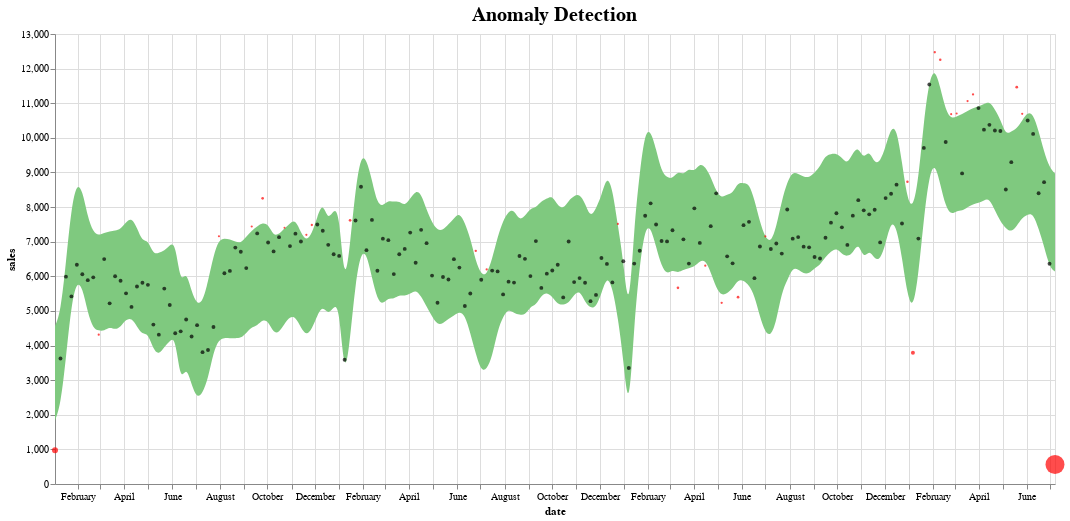

The notebook cell this image was saved under:
### Code cell
def plot_anomalies(forecasted):
    interval = alt.Chart(forecasted).mark_area(interpolate="basis", color = '#7FC97F').encode(
    x=alt.X('ds:T',  title ='date'),
    y='yhat_upper',
    y2='yhat_lower',
    tooltip=['ds', 'fact', 'yhat_lower', 'yhat_upper']
   ).interactive().properties(
   #).properties(
        title='Anomaly Detection'
    )

    fact = alt.Chart(forecasted[forecasted.anomaly==0]).mark_circle(size=15, opacity=0.7, color = 'Black').encode(
        x='ds:T',
        y=alt.Y('fact', title='sales'),    
        tooltip=['ds', 'fact', 'yhat_lower', 'yhat_upper']
    ).interactive()

    anomalies = alt.Chart(forecasted[forecasted.anomaly!=0]).mark_circle(size=30, color = 'Red').encode(
        x='ds:T',
        y=alt.Y('fact', title='sales'),    
        tooltip=['ds', 'fact', 'yhat_lower', 'yhat_upper'],
        size = alt.Size( 'importance', legend=None)
    ).interactive()

    return alt.layer(interval, fact, anomalies)\
              .properties(width=1000, height=450)\
              .configure_title(fontSize=20)
              
plot_anomalies(pred)

### Figure 1 — Vega-Lite specification as saved in the notebook (floating-point values rounded to 4 significant figures; data arrays with more than 128 entries replaced by an {"elided": "..."} marker saying what was removed)
{"config": {"view": {"continuousWidth": 400, "continuousHeight": 300}, "title": {"fontSize": 20}}, "layer": [{"data": {"name": "data-7b87ced8121164a9b3ed5ebf6d6910eb"}, "mark": {"type": "area", "color": "#7FC97F", "interpolate": "basis"}, "encoding": {"tooltip": [{"type": "temporal", "field": "ds"}, {"type": "quantitative", "field": "fact"}, {"type": "quantitative", "field": "yhat_lower"}, {"type": "quantitative", "field": "yhat_upper"}], "x": {"type": "temporal", "field": "ds", "title": "date"}, "y": {"type": "quantitative", "field": "yhat_upper"}, "y2": {"field": "yhat_lower"}}, "title": "Anomaly Detection"}, {"data": {"name": "data-aef5db79f0a7f021bf8f84b696ad7e2e"}, "mark": {"type": "circle", "color": "Black", "opacity": 0.7, "size": 15}, "encoding": {"tooltip": [{"type": "temporal", "field": "ds"}, {"type": "quantitative", "field": "fact"}, {"type": "quantitative", "field": "yhat_lower"}, {"type": "quantitative", "field": "yhat_upper"}], "x": {"type": "temporal", "field": "ds"}, "y": {"type": "quantitative", "field": "fact", "title": "sales"}}}, {"data": {"name": "data-2826ee55a02cbc2b1998be462c63cd60"}, "mark": {"type": "circle", "color": "Red", "size": 30}, "encoding": {"size": {"type": "quantitative", "field": "importance", "legend": null}, "tooltip": [{"type": "temporal", "field": "ds"}, {"type": "quantitative", "field": "fact"}, {"type": "quantitative", "field": "yhat_lower"}, {"type": "quantitative", "field": "yhat_upper"}], "x": {"type": "temporal", "field": "ds"}, "y": {"type": "quantitative", "field": "fact", "title": "sales"}}}], "height": 450, "width": 1000, "$schema": "https://vega.github.io/schema/vega-lite/v4.8.1.json", "datasets": {"data-7b87ced8121164a9b3ed5ebf6d6910eb": {"elided": "184 records"}, "data-aef5db79f0a7f021bf8f84b696ad7e2e": {"elided": "156 records"}, "data-2826ee55a02cbc2b1998be462c63cd60": [{"ds": "2016-01-03T00:00:00", "trend": 5160.0, "yhat": 3229.0, "yhat_lower": 1835.0, "yhat_upper": 4567.0, "fact": 975, "anomaly": -1, "importance": 0.8823}, {"ds": "2016-02-28T00:00:00", "trend": 5307.0, "yhat": 5764.0, "yhat_lower": 4432.0, "yhat_upper": 7178.0, "fact": 4313, "anomaly": -1, "importance": 0.02771}, {"ds": "2016-07-31T00:00:00", "trend": 5712.0, "yhat": 5619.0, "yhat_lower": 4174.0, "yhat_upper": 7056.0, "fact": 7158, "anomaly": 1, "importance": 0.01429}, {"ds": "2016-09-11T00:00:00", "trend": 5818.0, "yhat": 5890.0, "yhat_lower": 4540.0, "yhat_upper": 7322.0, "fact": 7439, "anomaly": 1, "importance": 0.01575}, {"ds": "2016-09-25T00:00:00", "trend": 5847.0, "yhat": 6153.0, "yhat_lower": 4749.0, "yhat_upper": 7551.0, "fact": 8252, "anomaly": 1, "importance": 0.08499}, {"ds": "2016-10-23T00:00:00", "trend": 5904.0, "yhat": 6032.0, "yhat_lower": 4633.0, "yhat_upper": 7383.0, "fact": 7405, "anomaly": 1, "importance": 0.002976}, {"ds": "2016-11-20T00:00:00", "trend": 5961.0, "yhat": 5610.0, "yhat_lower": 4290.0, "yhat_upper": 7024.0, "fact": 7198, "anomaly": 1, "importance": 0.02417}, {"ds": "2016-11-27T00:00:00", "trend": 5975.0, "yhat": 5780.0, "yhat_lower": 4472.0, "yhat_upper": 7220.0, "fact": 7482, "anomaly": 1, "importance": 0.03506}, {"ds": "2017-01-15T00:00:00", "trend": 6073.0, "yhat": 5584.0, "yhat_lower": 4184.0, "yhat_upper": 6929.0, "fact": 7618, "anomaly": 1, "importance": 0.09049}, {"ds": "2017-06-25T00:00:00", "trend": 6397.0, "yhat": 5096.0, "yhat_lower": 3765.0, "yhat_upper": 6429.0, "fact": 6736, "anomaly": 1, "importance": 0.04559}, {"ds": "2017-07-09T00:00:00", "trend": 6425.0, "yhat": 4640.0, "yhat_lower": 3304.0, "yhat_upper": 6034.0, "fact": 6199, "anomaly": 1, "importance": 0.02661}, {"ds": "2017-12-24T00:00:00", "trend": 6763.0, "yhat": 6093.0, "yhat_lower": 4819.0, "yhat_upper": 7461.0, "fact": 7514, "anomaly": 1, "importance": 0.006989}, {"ds": "2018-03-11T00:00:00", "trend": 6982.0, "yhat": 7564.0, "yhat_lower": 6098.0, "yhat_upper": 9040.0, "fact": 5666, "anomaly": -1, "importance": 0.07624}, {"ds": "2018-04-15T00:00:00", "trend": 7104.0, "yhat": 7779.0, "yhat_lower": 6475.0, "yhat_upper": 9164.0, "fact": 6307, "anomaly": -1, "importance": 0.02659}, {"ds": "2018-05-06T00:00:00", "trend": 7191.0, "yhat": 6894.0, "yhat_lower": 5438.0, "yhat_upper": 8254.0, "fact": 5233, "anomaly": -1, "importance": 0.03927}, {"ds": "2018-05-27T00:00:00", "trend": 7278.0, "yhat": 7222.0, "yhat_lower": 5905.0, "yhat_upper": 8718.0, "fact": 5397, "anomaly": -1, "importance": 0.09415}, {"ds": "2018-07-01T00:00:00", "trend": 7430.0, "yhat": 5705.0, "yhat_lower": 4367.0, "yhat_upper": 7108.0, "fact": 7153, "anomaly": 1, "importance": 0.00632}, {"ds": "2018-12-30T00:00:00", "trend": 8378.0, "yhat": 6780.0, "yhat_lower": 5447.0, "yhat_upper": 8198.0, "fact": 8731, "anomaly": 1, "importance": 0.06107}, {"ds": "2019-01-06T00:00:00", "trend": 8415.0, "yhat": 6477.0, "yhat_lower": 5035.0, "yhat_upper": 7955.0, "fact": 3789, "anomaly": -1, "importance": 0.3289}, {"ds": "2019-02-03T00:00:00", "trend": 8563.0, "yhat": 10600.0, "yhat_lower": 9278.0, "yhat_upper": 12010.0, "fact": 12473, "anomaly": 1, "importance": 0.03748}, {"ds": "2019-02-10T00:00:00", "trend": 8600.0, "yhat": 10060.0, "yhat_lower": 8672.0, "yhat_upper": 11470.0, "fact": 12257, "anomaly": 1, "importance": 0.06397}, {"ds": "2019-02-24T00:00:00", "trend": 8674.0, "yhat": 9138.0, "yhat_lower": 7775.0, "yhat_upper": 10550.0, "fact": 10685, "anomaly": 1, "importance": 0.01258}, {"ds": "2019-03-03T00:00:00", "trend": 8711.0, "yhat": 9208.0, "yhat_lower": 7896.0, "yhat_upper": 10610.0, "fact": 10704, "anomaly": 1, "importance": 0.008592}, {"ds": "2019-03-17T00:00:00", "trend": 8785.0, "yhat": 9350.0, "yhat_lower": 8002.0, "yhat_upper": 10770.0, "fact": 11062, "anomaly": 1, "importance": 0.02601}, {"ds": "2019-03-24T00:00:00", "trend": 8822.0, "yhat": 9377.0, "yhat_lower": 8085.0, "yhat_upper": 10860.0, "fact": 11254, "anomaly": 1, "importance": 0.03463}, {"ds": "2019-05-19T00:00:00", "trend": 9118.0, "yhat": 8865.0, "yhat_lower": 7451.0, "yhat_upper": 10270.0, "fact": 11465, "anomaly": 1, "importance": 0.1042}, {"ds": "2019-05-26T00:00:00", "trend": 9155.0, "yhat": 9070.0, "yhat_lower": 7690.0, "yhat_upper": 10500.0, "fact": 10693, "anomaly": 1, "importance": 0.01807}, {"ds": "2019-07-07T00:00:00", "trend": 9377.0, "yhat": 7530.0, "yhat_lower": 6140.0, "yhat_upper": 8967.0, "fact": 562, "anomaly": -1, "importance": 9.926}]}}
